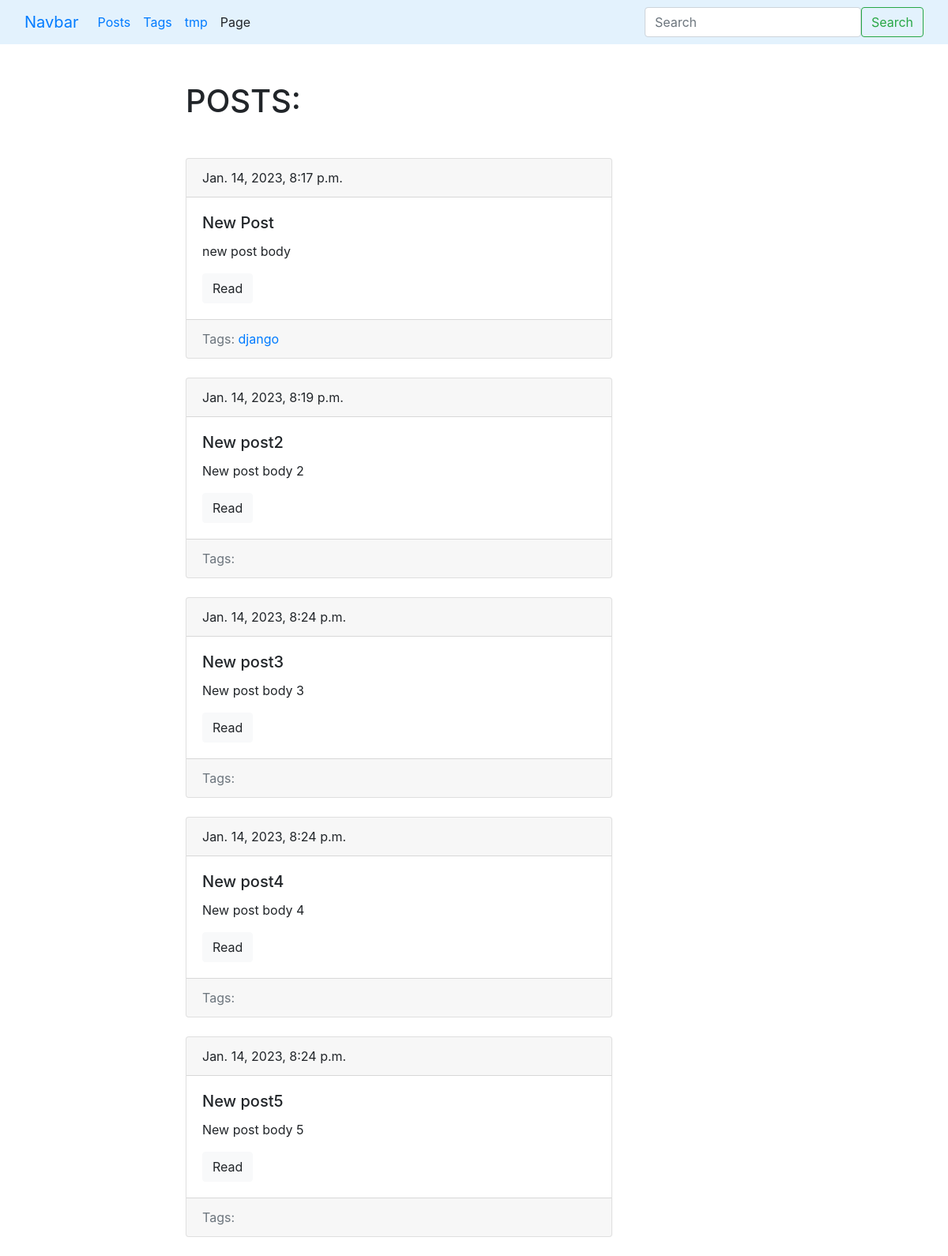
The page /blog/ on the database as committed earlier.
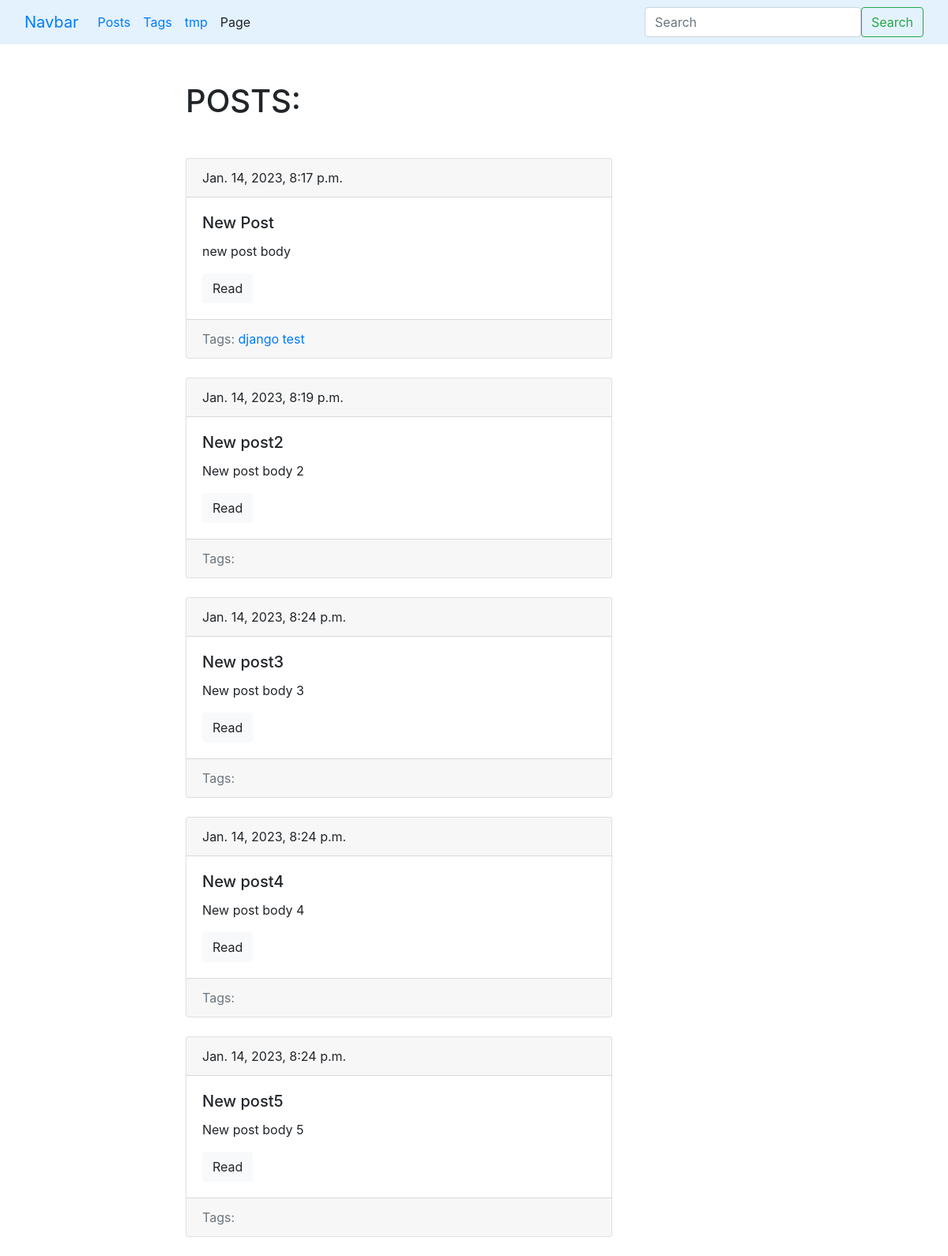
The same page on the database as committed later.
### blog/models.py (models this page shows, shortened)
class Post(models.Model):
    title = models.CharField(max_length=150, db_index=True)
    slug = models.SlugField(max_length=150, blank=True, unique=True)
    body = models.TextField(blank=True, db_index=True)
    tags = models.ManyToManyField('Tag', blank=True, related_name='posts')
    date_pub = models.DateTimeField(auto_now_add=True)
    def get_absolute_url(self):
        return reverse('post_detail_url', kwargs={'slug': self.slug})

class Tag(models.Model):
    title = models.CharField(max_length=128)
    slug = models.SlugField(max_length=128, unique=True)
    def get_absolute_url(self):
        return reverse('tag_detail_url', kwargs={'slug': self.slug})

### blog/views.py (the view)
# urls.py: path('', posts_list, name='post_list_url'),
def posts_list(request):
    posts = Post.objects.all()
    context = {
        'posts': posts
    }
    return render(request, 'blog/index.html', context)

### blog/templates/blog/index.html (shortened to what this page needs)
{% extends 'blog/base.html' %}
{% block content%}
    <h1 class="mb-5">POSTS:</h1>
    {% for post in posts %}
            {% include 'blog/includes/post_card_template.html' %}
    {% endfor %}
{% endblock %}

### blog/templates/blog/includes/post_card_template.html
        <div class="card mb-4">
            <div class="card-header">
                {{ post.date_pub }}
            </div>
            <div class="card-body">
                <h5 class="card-title">{{ post.title }}</h5>
                <p class="card-text">{{ post.body|truncatewords:15 }}</p>
                <a href="{{ post.get_absolute_url }}" class="btn btn-light">Read</a>
            </div>
            <div class="card-footer text-muted">
            Tags:
                {%  for tag in post.tags.all %}
                    <a href="{{ tag.get_absolute_url }}">{{ tag.title }}</a>
                {% endfor %}
            </div>
        </div>

Rows that differ between the two databases and show on the page:
added Tag: title "test", shown under Post "New Post"
